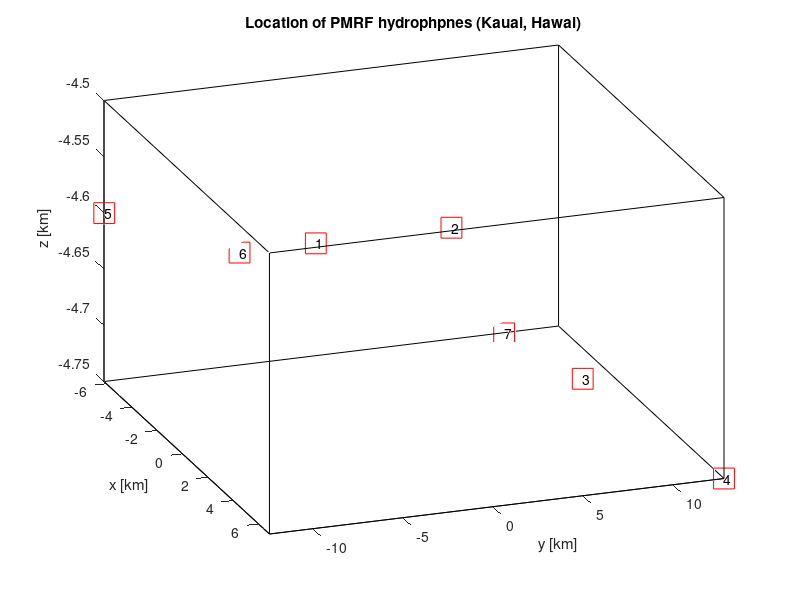

Source code (MATLAB):
function plot3Dsensors()
%PLOT3DSENSORS Plots the position of the sensors in the 3D space

    sensor1 = [6566 -9617 -4500]/1000;
    sensor2 = [6635 -2132 -4500]/1000;
    sensor3 = [6520 5240 -4650]/1000;
    sensor4 = [6865 12844 -4750]/1000;
    sensor5 = [-6163 -12402 -4600]/1000;
    sensor6 = [-6183 -4874 -4650]/1000;
    sensor7 = [-6129 9784 -4750]/1000;
    % in km.

    sensors = [ sensor1;
                sensor2;
                sensor3;
                sensor4;
                sensor5;
                sensor6;
                sensor7;
              ];

    figure;
    hold on;
    
    % plot sensors positions as red squares
    plot3(sensors(:,1),sensors(:,2),sensors(:,3),...
        'rs','MarkerSize',15);
    
    % indications of sensor numbers
    for i=1:7
        text(sensors(i,1),sensors(i,2),sensors(i,3),...
            num2str(i));
    end
    
    % beautify
    xlabel('x [km]'); ylabel('y [km]'); zlabel('z [km]');
    title('Location of PMRF hydrophpnes (Kauai, Hawai)')
    axis tight    
    view(70,30);
    
    % limits (aristas)
    plot3(get(gca,'XLim'),...
        min(get(gca,'YLim'))*ones(1,2),...
        min(get(gca,'ZLim'))*ones(1,2),...
        'k')
    plot3(get(gca,'XLim'),...
        max(get(gca,'YLim'))*ones(1,2),...
        min(get(gca,'ZLim'))*ones(1,2),...
        'k')
    plot3(max(get(gca,'XLim'))*ones(1,2),...
        get(gca,'YLim'),...
        min(get(gca,'ZLim'))*ones(1,2),...
        'k')
    plot3(min(get(gca,'XLim'))*ones(1,2),...
        get(gca,'YLim'),...
        min(get(gca,'ZLim'))*ones(1,2),...
        'k')
    plot3(min(get(gca,'XLim'))*ones(1,2),...
        max(get(gca,'YLim'))*ones(1,2),...
        get(gca,'ZLim'),...
        'k')
    plot3(min(get(gca,'XLim'))*ones(1,2),...
        min(get(gca,'YLim'))*ones(1,2),...
        get(gca,'ZLim'),...
        'k')
    plot3(max(get(gca,'XLim'))*ones(1,2),...
        min(get(gca,'YLim'))*ones(1,2),...
        get(gca,'ZLim'),...
        'k')
    plot3(max(get(gca,'XLim'))*ones(1,2),...
        max(get(gca,'YLim'))*ones(1,2),...
        get(gca,'ZLim'),...
        'k')
    plot3(get(gca,'XLim'),...
        min(get(gca,'YLim'))*ones(1,2),...
        max(get(gca,'ZLim'))*ones(1,2),...
        'k')
    plot3(get(gca,'XLim'),...
        max(get(gca,'YLim'))*ones(1,2),...
        max(get(gca,'ZLim'))*ones(1,2),...
        'k')
    plot3(min(get(gca,'XLim'))*ones(1,2),...
        get(gca,'YLim'),...
        max(get(gca,'ZLim'))*ones(1,2),...
        'k')
    plot3(max(get(gca,'XLim'))*ones(1,2),...
        get(gca,'YLim'),...
        max(get(gca,'ZLim'))*ones(1,2),...
        'k')
    

end

